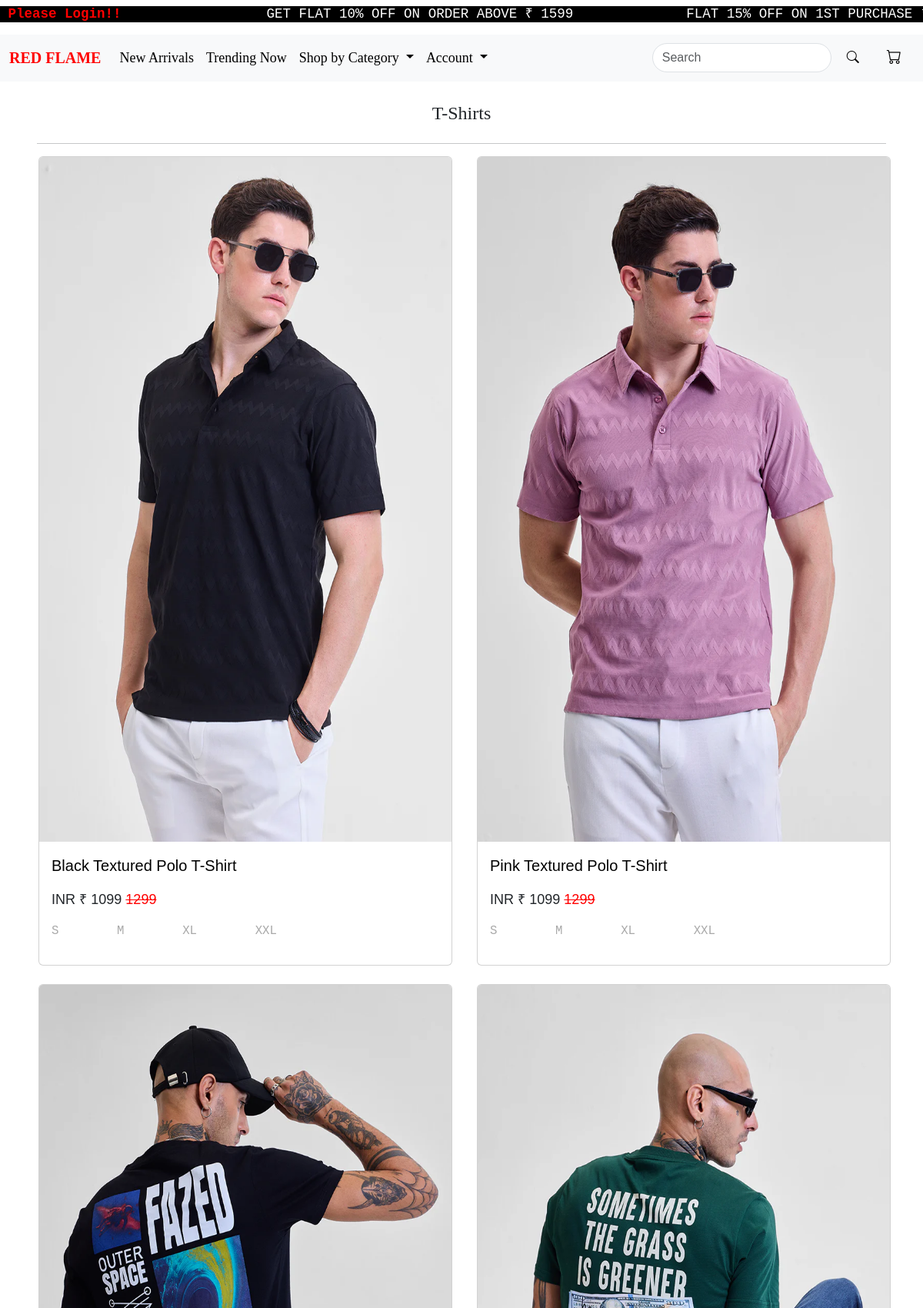
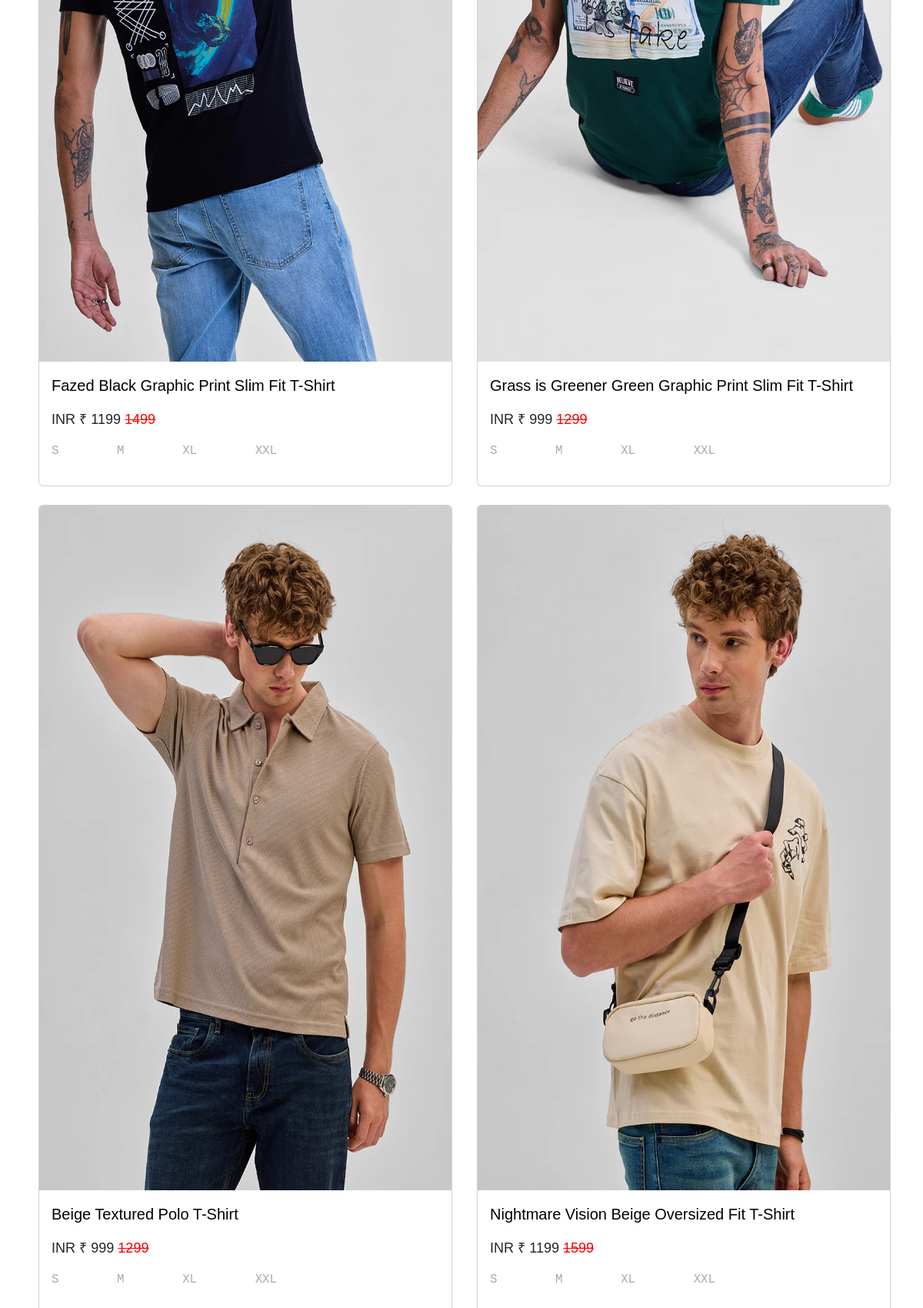
Page /Tshirt/ (upper part) on the committed database (2 pictures, top to bottom).
### core/models.py (models this page shows, shortened)
class new_arrival(models.Model):
        CATEGORY_CHOICES = [
        ('NEWARRIVAL','newarrival'),
        ('SHIRTS','shirts'),
        ('T_SHIRTS','t-shirts'),
        ('SWEATSHIRTS','sweatshirts'),
        ('TROUSERS','trousers'),
        ('SHORTS','shorts'),
        ('TRENDING','trending')
    ]
        SIZE_CHOICES = [
        ('S', 'Small'),
        ('M', 'Medium'),
        ('L', 'Large'),
        ('XL', 'Extra Large'),
    ]
        name=models.CharField(max_length=100)
        category = models.CharField(max_length=30,choices=CATEGORY_CHOICES)
        short_d = models.CharField(max_length=400)
        desc = models.TextField()
        original_price=models.IntegerField(default=1000)
        discounted_price=models.IntegerField()
        size = models.CharField(max_length=2, choices=SIZE_CHOICES,default='S')
        upperwear_img = models.ImageField(upload_to='new_arrival_img')

### core/views.py (the view)
# urls.py: path('Tshirt/',views.Tshirt,name='Tshirt'),
def Tshirt(request):
    rf=new_arrival.objects.filter(category='T_SHIRTS')
    return render (request,'core/Tshirt.html',{'rf':rf})

### core/templates/core/Tshirt.html (shortened to what this page needs)
{% extends "core/base.html" %}
{% load static %}
{% block content %}
<br>
<div class="container-fluid d-flex justify-content-center align-items-center">
    <div class="text-center">
      <h4 style="font-family: cursive;">T-Shirts</h4>
    </div>
  </div>
  <hr class="ms-5 me-5">
  <div class="container">
    <div class="row justify-content-start">
        {% for r in rf  %}
        <div class="col-md-6 mb-4" style="padding-left: 20px;">
            <div class="card">
                 <a href="{% url "bigcard" r.id %}">
                     <img src="{{r.upperwear_img.url}}" alt="" class="card-img-top" height="890px" id="crd">
                    </a>
                    <div class="card-body">
                        <a href="#" style="text-decoration: none;">
                            <p style="color: black;" class="lead">{{r.short_d}}</p>
                        </a>
                        <p class="product-price">INR &#8377 {{r.discounted_price}}   <s style="color:red;">{{r.original_price}}</s></p>
                        <a href="#" style="text-decoration: none; color: darkgray;">
                            <pre>S        M        XL        XXL         </pre>                        </a>                        </a>
                    </div>
                </div>
            </div>
            {% endfor %}
        </div>
    </div>
<br>
{% endblock content %}

### core/static/core/css/core.css (style rules this page uses)
@media (max-width: 1200px) { body { font-size: 18px; padding: 15px; } }
body { overflow-x: hidden; margin: 0; padding: 0; font-family: Arial, sans-serif; background-color: white; }
a { color: rgb(0, 0, 0); }

### core/templates/core/base.html (style rules this page uses)
body { overflow-x: hidden; margin: 0; padding: 0; font-family: Arial, sans-serif; }

### core/templates/core/navbar.html (style rules this page uses)
@media (max-width: 1200px) { body { font-size: 18px; padding: 15px; } }
body { overflow-x: hidden; margin: 0; padding: 0; font-family: Arial, sans-serif; }

### rows in the picture
new_arrival: upperwear_img (picture), short_d "Black Textured Polo T-Shirt", discounted_price "1099", original_price "1299"
new_arrival: upperwear_img (picture), short_d "Pink Textured Polo T-Shirt", discounted_price "1099", original_price "1299"
new_arrival: upperwear_img (picture), short_d "Fazed Black Graphic Print Slim Fit T-Shirt", discounted_price "1199", original_price "1499"
new_arrival: upperwear_img (picture), short_d "Grass is Greener Green Graphic Print Slim Fit T-Shirt", discounted_price "999", original_price "1299"
new_arrival: upperwear_img (picture), short_d "Beige Textured Polo T-Shirt", discounted_price "999", original_price "1299"
new_arrival: upperwear_img (picture), short_d "Nightmare Vision Beige Oversized Fit T-Shirt", discounted_price "1199", original_price "1599"
